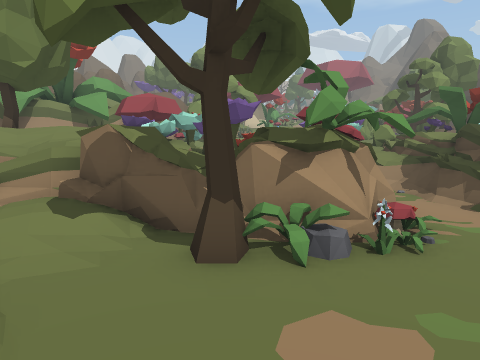
View 1 (above)

24 first-person views from a walk through a scene from a Unity 3-D project. The camera is 1.5 m above the floor, tilts 8° down and sees 75° across. Doors are open. The floor is counted in squares, 1 m on a side. Each view is taken from the middle of a square. On the plan, view 1 faces up. The plan holds only what a view shows up to about 15 squares ahead; the rest is blank. The place goes on beyond the plan. The player is left out.

View 2
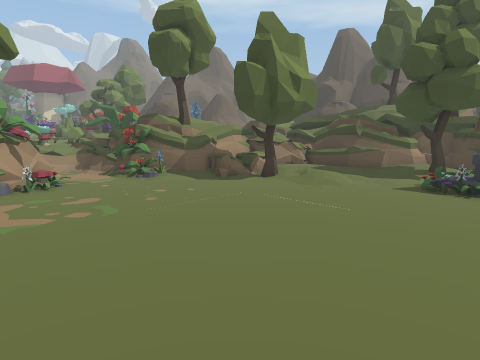

View 3
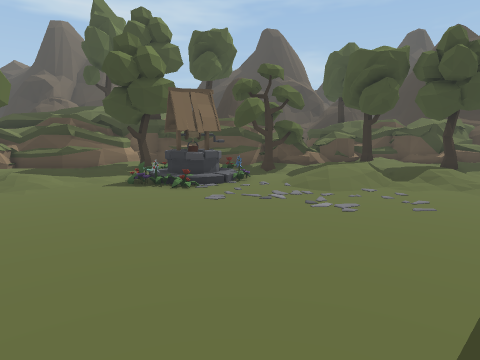

View 4
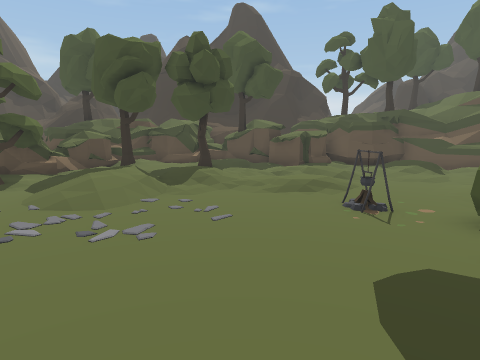

View 5
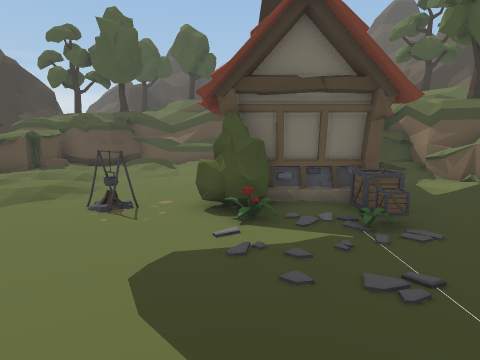

View 6
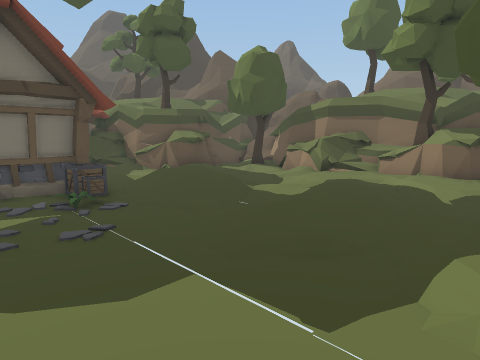

View 7
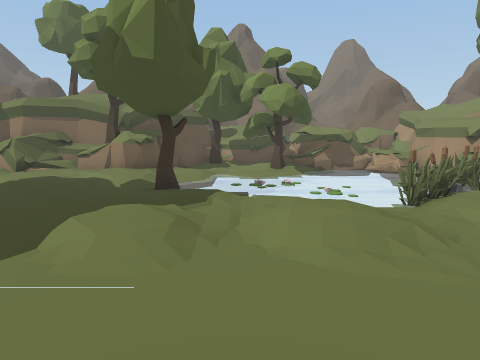

View 8
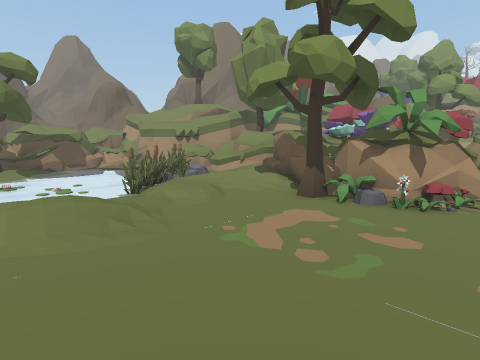

View 9
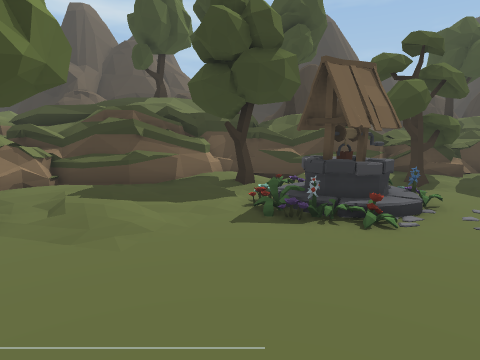

View 10
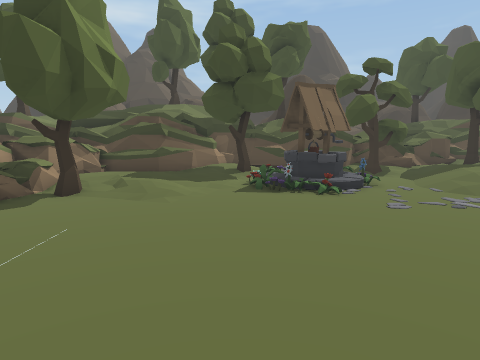

View 11
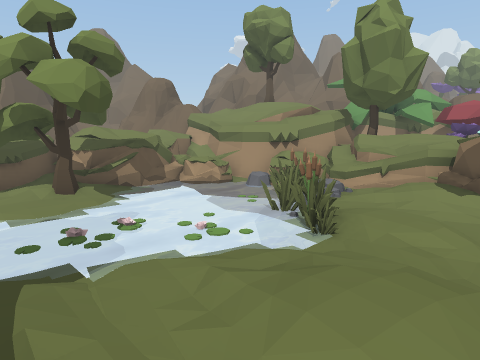

View 12
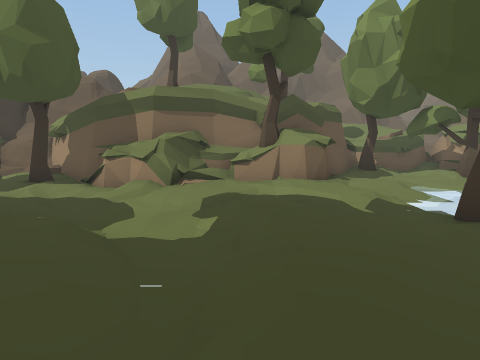

View 13
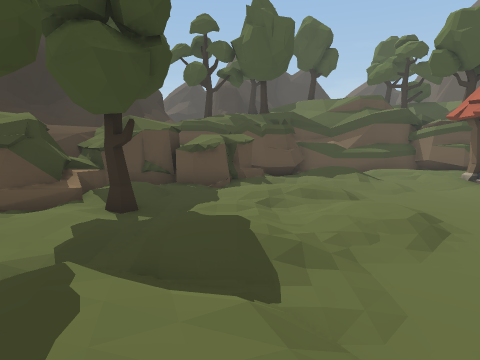

View 14
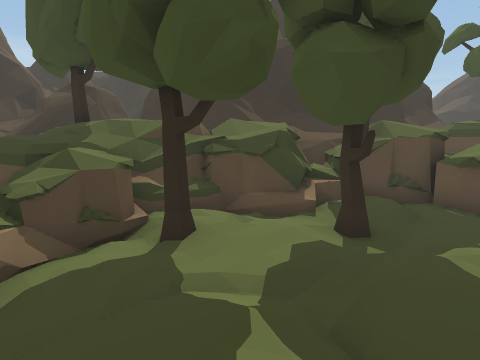

View 15
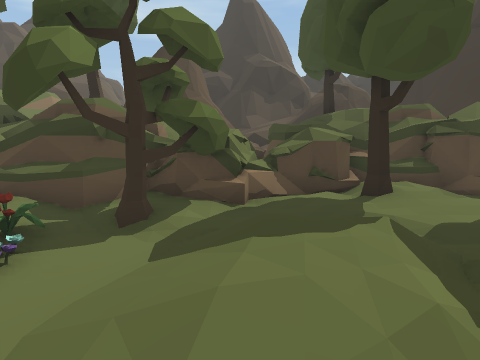

View 16
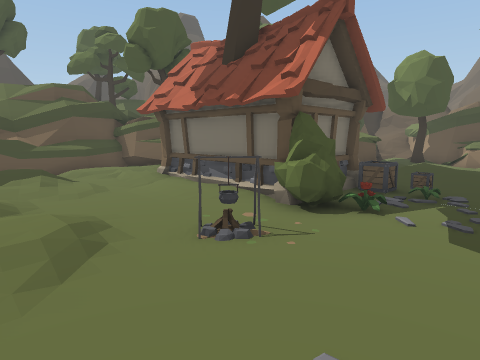

View 17
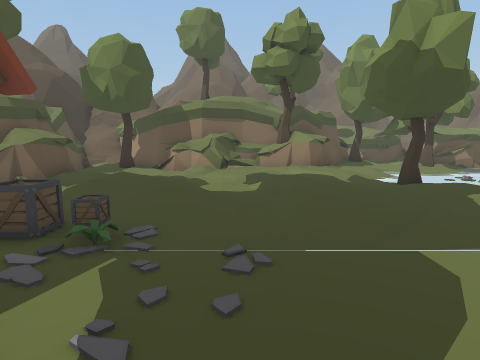

View 18
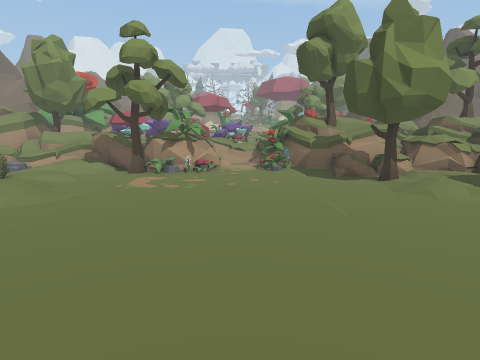

View 19
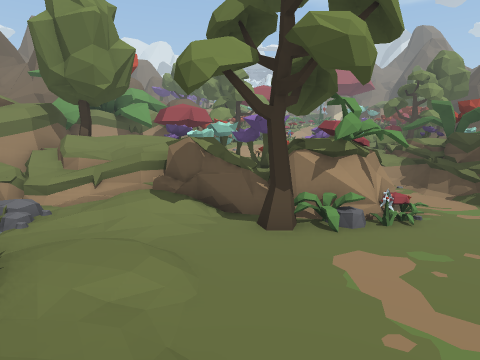

View 20
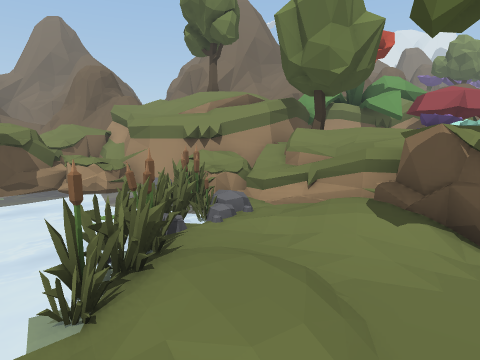

View 21
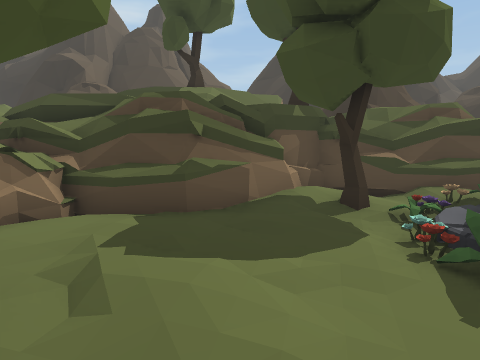

View 22
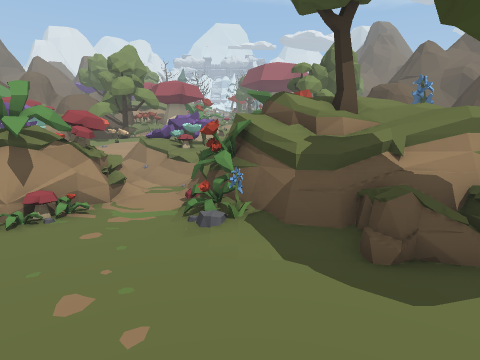

View 23
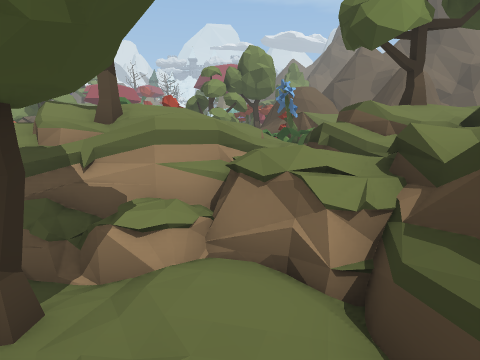

View 24
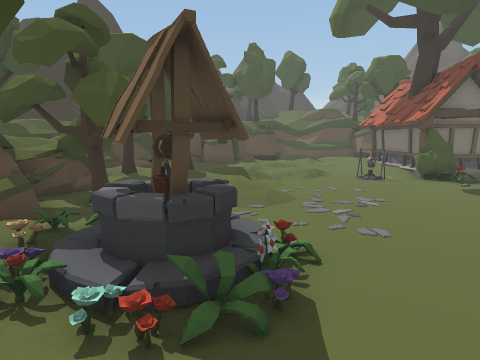

### Floor plan
Key: @ floor where view 1 was taken; # wall or solid block; x gap in a wall; . main floor; : floor 0.25 m higher than the main floor; + floor 0.5 m higher than the main floor; * floor 1 m higher than the main floor; / step, stairs or slope; D open door; = window, fence, low wall or low ledge; ~ water the walk can cross; ≈ water the walk keeps out of; ^ raised ledge; O other object.
Columns run from 14 left of view 1 to 17 right of it. Each row starts with its distance up from view 1.
 12       ####     =#           ^^
 11       ##   OOO  =#O OOO    #^^
 10      ^^=  OOOOO  ==##OO    O
  9     ^^^#OO OOOOOx//=O     OO
  8  ^^^^^^#OO   OOOO//^OO   OO
  7 ^^^^^^^#     OOOO:.#O  OOOOO OO
  6 ^^^^^^##OOOOOO*OOO.OOOOOOOO OOO
  5 ######OOO//OOOOOO..OOOOOO   OO#
  4 #^O=O= OO/////OOO...OOOOOOOOO##
  3 ^^OOO   O...........O/OOOOOOO
  2   ##     OO:/..........O/:OOO
  1   ##      O//..........O/:OOO
  0 ####≈      ../@......../::OOO
 -1 O###O.    .///........./:::OO#
 -2 O#O#..≈  ≈.///........../.:/O#
 -3 OOOO..≈  .................OO ##
 -4 O#O:.~≈  /:///.........OOOO/OOO
 -5  ##.::.≈≈O:::/..........OOOO:OOO
 -6   #^=^//../:/...........OOOOOOO
 -7   #^^^=:/::::...........OOO.OOO
 -8    ###://:+:::.............O#OOO
 -9    #^x://////..........///.OOOO
-10    ##=/:.............../+//.OOOO
-11     #^^:..///..........//+/::OOO
-12     #^=/.//+/OOD......../////OOO
-13     #^=.//++/OODOOO....////:OOOO
-14     ##:./:///#DDOO.O.//:///// OO
-15    ##O/://:/:##D#.../::://OO##OO
-16 ^ ^#/:/^^^./    #:..///.////#^^O
-17 # ^^=##^#^//    DDD..////.///^^^
-18 ^ ^### ####=    DDD..//::./+^^^
-19 ##       ###    DDD./.../^^#O^^
-20          ###    ::..////^^#  ^^^
-21                 :://+/:OO    ^^^
-22               #O:::///OOOOO#   ^
-23               OOO^^==OOOOO    ^^
-24               OO######  OO    ^^
-25                              ^#

Where each view was taken, in squares from view 1:
view 1: 0 up, 0 right, facing up
view 2: 6 down, 0 right, facing up-right
view 3: 7 down, 0 right, facing right
view 4: 7 down, 2 right, facing down-right
view 5: 7 down, 2 right, facing down
view 6: 5 down, 2 right, facing down-left
view 7: 3 down, 3 right, facing left
view 8: 3 down, 4 right, facing up-left
view 9: 3 down, 4 right, facing right
view 10: 3 down, 1 right, facing right
view 11: 4 down, 1 left, facing up-left
view 12: 9 down, 0 right, facing left
view 13: 9 down, 10 right, facing down
view 14: 10 down, 10 right, facing down-right
view 15: 10 down, 8 right, facing right
view 16: 10 down, 8 right, facing down-left
view 17: 10 down, 4 right, facing left
view 18: 9 down, 4 right, facing up
view 19: 2 down, 1 left, facing up
view 20: 0 up, 1 left, facing up-left
view 21: 1 down, 7 right, facing right
view 22: 1 down, 6 right, facing up
view 23: 1 down, 11 right, facing up
view 24: 1 down, 10 right, facing down
